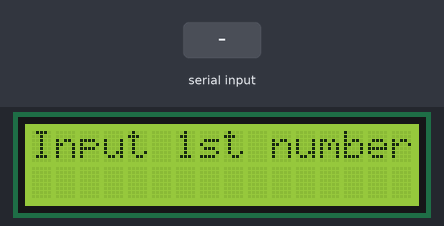
The sketch below on a simulated Arduino Uno, built with avr-gcc and run on an emulated ATmega328P. Shown: 16×2 character LCD. The inputs (shaded band) are chosen by the test bench.

Above: at 1.2 s.
1.3 s: "90/45\n" received over Serial
At 2.1 s:
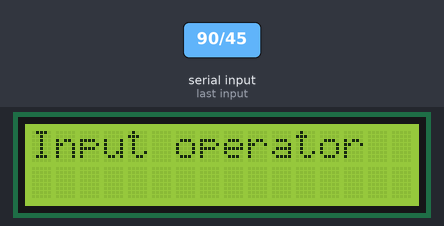
At 3.1 s:
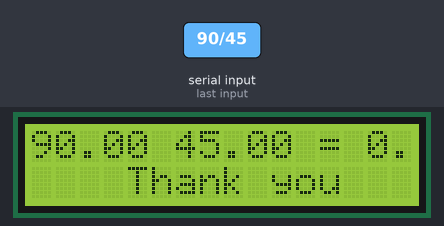
Timing chart, 0 to 4.6 s (numbered marks = the images above; inputs shaded):
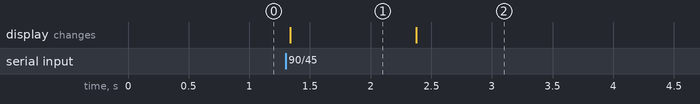

Measured:
- after the input at 1.3 s, the display: changes at once (image 1)
- what the display in image 1 shows lasts 1.1 s, from 1.3 s to 2.4 s

The sketch:

LCDcalculator.ino
```cpp
#include <LiquidCrystal_I2C.h>

float numOne, numTwo, answer;

String op;

int dt=5000;

// initialize the library with the numbers of the interface pins
LiquidCrystal_I2C lcd(0x27,16,2); // set the LCD address to 0x27 for a 16 chars and 2 line display
/*********************************************************/

void setup()
{
  Serial.begin(9600);
  lcd.init(); //initialize the lcd
  lcd.backlight(); //open the backlight
}

void loop() {
  // put your main code here, to run repeatedly:

  lcd.setCursor(0,0);
  lcd.print("Input 1st number");
  while(Serial.available()==0){

  }
  numOne=Serial.parseFloat();
  lcd.clear();

  lcd.setCursor(0,0);
  lcd.print("Input 2nd number");
  while(Serial.available()==0){

  }
  numTwo=Serial.parseFloat();
  lcd.clear();

  lcd.setCursor(0,0);
  lcd.print("Input operator");
  while(Serial.available()==0){

  }
  op=Serial.readString();
  lcd.clear();

  if(op=="+"){
    answer=numOne+numTwo;
  }
  if(op=="-"){
    answer=numOne-numTwo;
  }
  if(op=="*"){
    answer=numOne*numTwo;
  }
  if(op=="/"){
    answer=numOne/numTwo;
  }

  lcd.setCursor(0,0);
  lcd.print(numOne);
  lcd.print(op);
  lcd.print(numTwo);
  lcd.print(" = ");
  lcd.print(answer);
  lcd.setCursor(0,1);
  lcd.print("    Thank you   ");
  delay(dt);
  lcd.clear();

}
```
